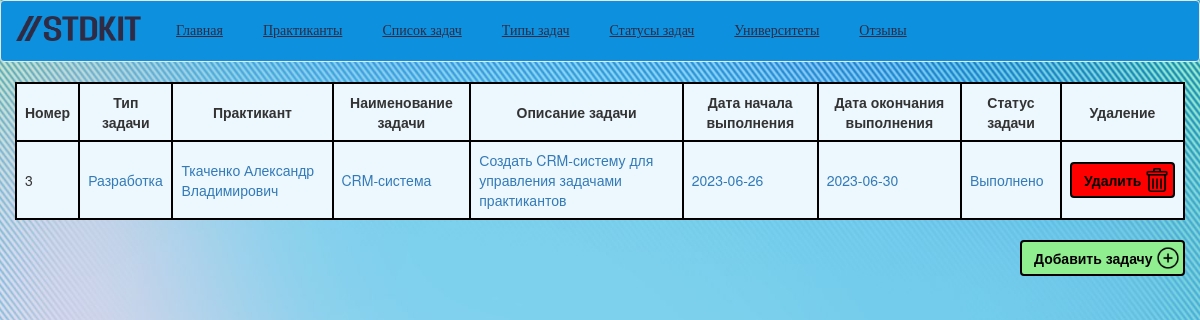
/STD-KIT/View/SpisokZadach.php, run on the app's committed database.
### tables this page shows
CREATE TABLE `SpisokZadach` (
  `id_SpisokZadach` int NOT NULL,
  `Tip_SpisokZadach` int NOT NULL,
  `Praktikant_SpisokZadach` int NOT NULL,
  `Imya_SpisokZadach` varchar(60) NOT NULL,
  `Opisaniye_SpisokZadach` varchar(200) NOT NULL,
  `DataNachalo_SpisokZadach` date NOT NULL,
  `DataKonec_SpisokZadach` date NOT NULL,
  `Status_SpisokZadach` int NOT NULL
);

CREATE TABLE `TipyZadach` (
  `id_TipZadach` int NOT NULL,
  `Imya_TipZadach` varchar(50) NOT NULL
);

CREATE TABLE `Praktikanty` (
  `id_Praktikant` int NOT NULL,
  `Fio_Praktikant` varchar(100) NOT NULL,
  `Deyatelnost_Praktikant` varchar(100) NOT NULL,
  `Telephon_Praktikant` varchar(12) NOT NULL,
  `Pochta_Praktikant` varchar(60) NOT NULL,
  `Universitet_Praktikant` int NOT NULL,
  `Fakultet_Praktikant` varchar(60) NOT NULL,
  `Kurs_Praktikant` int NOT NULL,
  `Gruppa_Praktikant` varchar(10) NOT NULL,
  `NachaloPraktiki_Praktikant` date NOT NULL,
  `KonecPraktiki_Praktikant` date NOT NULL
);

CREATE TABLE `StatusyZadach` (
  `id_StatusZadach` int NOT NULL,
  `Imya_StatusZadach` varchar(50) NOT NULL
);

### STD-KIT/Controllers/api.php (called while the page is built, shortened)
<?php
function getAllSpisokZadach($db) {
    $sql = "SELECT * FROM `SpisokZadach`
    LEFT JOIN TipyZadach ON `SpisokZadach`.Tip_SpisokZadach = `TipyZadach`.id_TipZadach
    LEFT JOIN Praktikanty ON `SpisokZadach`.Praktikant_SpisokZadach = `Praktikanty`.id_Praktikant
    LEFT JOIN StatusyZadach ON `SpisokZadach`.Status_SpisokZadach = `StatusyZadach`.id_StatusZadach
    ";
    $stmt = $db->prepare($sql);
    $stmt->execute();
    $result = $stmt->fetchAll(PDO::FETCH_ASSOC);
    return $result;
}

### STD-KIT/View/SpisokZadach.php (the view, shortened to what this page needs)
<!DOCTYPE html>
<html>
<head>
	<link href="//maxcdn.bootstrapcdn.com/bootstrap/3.3.7/css/bootstrap.min.css" rel="stylesheet">
</head>
<body>
	<header>
		<nav class="navbar navbar-default" role="navigation">
			<div class="container-fluid">
				<div class="navbar-header">
					<a class="navbar-brand" href="#"><img src="../Images/logo.png" alt="Студия КИТ.Практика" width="125" height="25"></a>
				</div>
				<div class="collapse navbar-collapse navbar-ex1-collapse">
					<ul class="nav navbar-nav">
						<li><a href="../index.php">Главная</a></li>
						<li><a href="Praktikanty.php">Практиканты</a></li>
						<li><a href="SpisokZadach.php">Список задач</a></li>
						<li><a href="TipyZadach.php">Типы задач</a></li>
						<li><a href="StatusyZadach.php">Статусы задач</a></li>
						<li><a href="Universitety.php">Университеты</a></li>
						<li><a href="Otzyvy.php">Отзывы</a></li>
					</ul>
				</div>
			</div>
		</nav>
	</header>
	<div id="content">
		<div class = "container-fluid">
			<?php include '../Controllers/db.php'; ?>
			<?php include '../Controllers/api.php'; ?>
			<?php
				$listSpisokZadach = getAllSpisokZadach($db);
			?>
			<table class = "custom-table">
				<tr>
					<th>Номер</th>
					<th>Тип задачи</th>
					<th>Практикант</th>
					<th>Наименование задачи</th>
					<th>Описание задачи</th>
					<th>Дата начала выполнения</th>
					<th>Дата окончания выполнения</th>
					<th>Статус задачи</th>
					<th>Удаление</th>
				</tr>
				<?php foreach ($listSpisokZadach as $listSpisokZadach) { ?>
					<tr>
						<td><?php echo $listSpisokZadach['id_SpisokZadach']; ?></td>
						<td><a href="../Edit/editSpisokZadach.php?id_SpisokZadach=<?php echo $listSpisokZadach['id_SpisokZadach'];?>"><?php echo $listSpisokZadach['Imya_TipZadach']; ?></a></td>
                        <td><a href="../Edit/editSpisokZadach.php?id_SpisokZadach=<?php echo $listSpisokZadach['id_SpisokZadach'];?>"><?php echo $listSpisokZadach['Fio_Praktikant']; ?></a></td>
                        <td><a href="../Edit/editSpisokZadach.php?id_SpisokZadach=<?php echo $listSpisokZadach['id_SpisokZadach'];?>"><?php echo $listSpisokZadach['Imya_SpisokZadach']; ?></a></td>
                        <td><a href="../Edit/editSpisokZadach.php?id_SpisokZadach=<?php echo $listSpisokZadach['id_SpisokZadach'];?>"><?php echo $listSpisokZadach['Opisaniye_SpisokZadach']; ?></a></td>
                        <td><a href="../Edit/editSpisokZadach.php?id_SpisokZadach=<?php echo $listSpisokZadach['id_SpisokZadach'];?>"><?php echo $listSpisokZadach['DataNachalo_SpisokZadach']; ?></a></td>
                        <td><a href="../Edit/editSpisokZadach.php?id_SpisokZadach=<?php echo $listSpisokZadach['id_SpisokZadach'];?>"><?php echo $listSpisokZadach['DataKonec_SpisokZadach']; ?></a></td>
                        <td><a href="../Edit/editSpisokZadach.php?id_SpisokZadach=<?php echo $listSpisokZadach['id_SpisokZadach'];?>"><?php echo $listSpisokZadach['Imya_StatusZadach']; ?></a></td>
						<td><a id="deleteButton" class="btn btn-danger" href="../Delete/deleteSpisokZadach.php?id_SpisokZadach=<?php echo $listSpisokZadach['id_SpisokZadach'];?>">Удалить</a></td>
					</tr>
				<?php } ?>
			</table>
		<div class="buttons">
			<button id="addButton" class="btn btn-default">Добавить задачу</button>
		</div>
			</div>
	</div>
</body>
</html>

### STD-KIT/View/SpisokZadach.php (style rules this page uses)
.navbar { background-color: #0d91de; }
.navbar-nav { list-style: none; margin: 0; padding: 0; }
.navbar-nav li { display: inline-block; }
.navbar-nav li a { display: block; padding: 20px; color: #302b44 !important; font-family: Impact, fantasy; text-decoration-line: underline; }
.custom-table { border: 2px solid black; background-color: #ecf7fe; border-collapse: collapse; margin-bottom: 20px; }
.custom-table th, .custom-table td { border: 2px solid black; padding: 8px; }
.custom-table tr th { text-align: center; }
.buttons { text-align: right; }
#addButton, #printButton, #submitButton { color: #000; background-color: lightgreen; border: 2px solid black; font-weight: bold; }
#addButton { width: 165px; text-align: left; background-image: url("../Images/addIcon.png"); background-size: 24px 24px; background-position: 134px 4px; background-repeat: no-repeat; }
#deleteButton { width: 105px; text-align: left; background-image: url("../Images/deleteButton.png"); background-size: 24px 24px; background-position: 73px 4px; background-repeat: no-repeat; background-color: red; color: #000; font-weight: bold; border: 2px solid black; }
body { background-image: url("../Images/background.jpg"); background-repeat: no-repeat; background-size: cover; }

### data on the page
spisokzadach: id_SpisokZadach "3", Tip_SpisokZadach.Imya_TipZadach "Разработка", Praktikant_SpisokZadach.Fio_Praktikant "Ткаченко Александр Владимирович", Imya_SpisokZadach "CRM-система", Opisaniye_SpisokZadach "Создать CRM-систему для управления задачами практикантов", DataNachalo_SpisokZadach "2023-06-26", DataKonec_SpisokZadach "2023-06-30", Status_SpisokZadach.Imya_StatusZadach "Выполнено"
